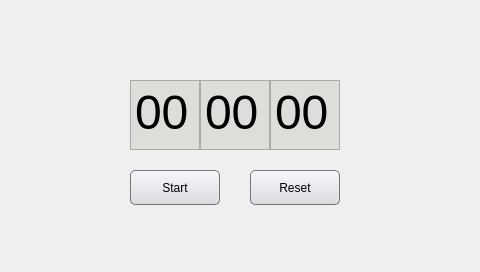
<?xml version="1.0" encoding="UTF-8"?>
<ui version="4.0">
 <class>MainWindow</class>
 <widget class="QMainWindow" name="MainWindow">
  <property name="geometry">
   <rect>
    <x>0</x>
    <y>0</y>
    <width>480</width>
    <height>272</height>
   </rect>
  </property>
  <property name="windowTitle">
   <string>MainWindow</string>
  </property>
  <widget class="QWidget" name="centralWidget">
   <widget class="QPushButton" name="startStopButton">
    <property name="geometry">
     <rect>
      <x>130</x>
      <y>170</y>
      <width>90</width>
      <height>35</height>
     </rect>
    </property>
    <property name="styleSheet">
     <string notr="true">QPushButton {
    background-color: qlineargradient(x1: 0, y1: 0, x2: 0, y2: 1, stop: 0 #f6f7fa, stop: 1 #dadbde);
    background-position:center;
    background-repeat: no-repeat;
    border: 1px solid #777;
    border-top-left-radius: 5px;
    border-bottom-left-radius: 5px;
    border-top-right-radius: 5px;
    border-bottom-right-radius: 5px; 
}

QPushButton:checked {
     background-color: qlineargradient(x1: 0, y1: 0, x2: 0, y2: 1, stop: 0 #e0ffc1, stop: 1 #7cfc00);
}

QPushButton:pressed {
     background-color: qlineargradient(x1: 0, y1: 0, x2: 0, y2: 1, stop: 0 #e0ffc1, stop: 1 #7cfc00);
}</string>
    </property>
    <property name="text">
     <string>Start</string>
    </property>
   </widget>
   <widget class="QPushButton" name="resetButton">
    <property name="geometry">
     <rect>
      <x>250</x>
      <y>170</y>
      <width>90</width>
      <height>35</height>
     </rect>
    </property>
    <property name="styleSheet">
     <string notr="true">QPushButton {
    background-color: qlineargradient(x1: 0, y1: 0, x2: 0, y2: 1, stop: 0 #f6f7fa, stop: 1 #dadbde);
    background-position:center;
    background-repeat: no-repeat;
    border: 1px solid #777;
    border-top-left-radius: 5px;
    border-bottom-left-radius: 5px;
    border-top-right-radius: 5px;
    border-bottom-right-radius: 5px; 
}

QPushButton:checked {
     background-color: qlineargradient(x1: 0, y1: 0, x2: 0, y2: 1, stop: 0 #e0ffc1, stop: 1 #7cfc00);
}

QPushButton:pressed {
     background-color: qlineargradient(x1: 0, y1: 0, x2: 0, y2: 1, stop: 0 #e0ffc1, stop: 1 #7cfc00);
}</string>
    </property>
    <property name="text">
     <string>Reset</string>
    </property>
   </widget>
   <widget class="QTextEdit" name="minutesText">
    <property name="geometry">
     <rect>
      <x>130</x>
      <y>80</y>
      <width>70</width>
      <height>70</height>
     </rect>
    </property>
    <property name="font">
     <font>
      <pointsize>36</pointsize>
      <bold>false</bold>
     </font>
    </property>
    <property name="tabletTracking">
     <bool>false</bool>
    </property>
    <property name="layoutDirection">
     <enum>Qt::LeftToRight</enum>
    </property>
    <property name="styleSheet">
     <string notr="true">background-color: rgb(222, 221, 218);</string>
    </property>
    <property name="verticalScrollBarPolicy">
     <enum>Qt::ScrollBarAlwaysOff</enum>
    </property>
    <property name="horizontalScrollBarPolicy">
     <enum>Qt::ScrollBarAlwaysOff</enum>
    </property>
    <property name="tabChangesFocus">
     <bool>false</bool>
    </property>
    <property name="readOnly">
     <bool>true</bool>
    </property>
    <property name="markdown">
     <string>00

</string>
    </property>
    <property name="html">
     <string>&lt;!DOCTYPE HTML PUBLIC &quot;-//W3C//DTD HTML 4.0//EN&quot; &quot;http://www.w3.org/TR/REC-html40/strict.dtd&quot;&gt;
&lt;html&gt;&lt;head&gt;&lt;meta name=&quot;qrichtext&quot; content=&quot;1&quot; /&gt;&lt;meta charset=&quot;utf-8&quot; /&gt;&lt;style type=&quot;text/css&quot;&gt;
p, li { white-space: pre-wrap; }
&lt;/style&gt;&lt;/head&gt;&lt;body style=&quot; font-family:'Ubuntu'; font-size:36pt; font-weight:400; font-style:normal;&quot;&gt;
&lt;p style=&quot; margin-top:0px; margin-bottom:0px; margin-left:0px; margin-right:0px; -qt-block-indent:0; text-indent:0px;&quot;&gt;00&lt;/p&gt;&lt;/body&gt;&lt;/html&gt;</string>
    </property>
    <property name="tabStopDistance">
     <double>80.000000000000000</double>
    </property>
    <property name="acceptRichText">
     <bool>false</bool>
    </property>
    <property name="placeholderText">
     <string>00</string>
    </property>
   </widget>
   <widget class="QTextEdit" name="secondsText">
    <property name="geometry">
     <rect>
      <x>200</x>
      <y>80</y>
      <width>70</width>
      <height>70</height>
     </rect>
    </property>
    <property name="font">
     <font>
      <pointsize>36</pointsize>
      <bold>false</bold>
     </font>
    </property>
    <property name="tabletTracking">
     <bool>false</bool>
    </property>
    <property name="styleSheet">
     <string notr="true">background-color: rgb(222, 221, 218);</string>
    </property>
    <property name="verticalScrollBarPolicy">
     <enum>Qt::ScrollBarAlwaysOff</enum>
    </property>
    <property name="horizontalScrollBarPolicy">
     <enum>Qt::ScrollBarAlwaysOff</enum>
    </property>
    <property name="tabChangesFocus">
     <bool>false</bool>
    </property>
    <property name="readOnly">
     <bool>true</bool>
    </property>
    <property name="markdown">
     <string>00

</string>
    </property>
    <property name="html">
     <string>&lt;!DOCTYPE HTML PUBLIC &quot;-//W3C//DTD HTML 4.0//EN&quot; &quot;http://www.w3.org/TR/REC-html40/strict.dtd&quot;&gt;
&lt;html&gt;&lt;head&gt;&lt;meta name=&quot;qrichtext&quot; content=&quot;1&quot; /&gt;&lt;meta charset=&quot;utf-8&quot; /&gt;&lt;style type=&quot;text/css&quot;&gt;
p, li { white-space: pre-wrap; }
&lt;/style&gt;&lt;/head&gt;&lt;body style=&quot; font-family:'Ubuntu'; font-size:36pt; font-weight:400; font-style:normal;&quot;&gt;
&lt;p style=&quot; margin-top:0px; margin-bottom:0px; margin-left:0px; margin-right:0px; -qt-block-indent:0; text-indent:0px;&quot;&gt;00&lt;/p&gt;&lt;/body&gt;&lt;/html&gt;</string>
    </property>
    <property name="acceptRichText">
     <bool>false</bool>
    </property>
    <property name="placeholderText">
     <string>00</string>
    </property>
   </widget>
   <widget class="QTextEdit" name="hundredthsText">
    <property name="geometry">
     <rect>
      <x>270</x>
      <y>80</y>
      <width>70</width>
      <height>70</height>
     </rect>
    </property>
    <property name="font">
     <font>
      <pointsize>36</pointsize>
      <bold>false</bold>
     </font>
    </property>
    <property name="tabletTracking">
     <bool>false</bool>
    </property>
    <property name="styleSheet">
     <string notr="true">background-color: rgb(222, 221, 218);</string>
    </property>
    <property name="verticalScrollBarPolicy">
     <enum>Qt::ScrollBarAlwaysOff</enum>
    </property>
    <property name="horizontalScrollBarPolicy">
     <enum>Qt::ScrollBarAlwaysOff</enum>
    </property>
    <property name="tabChangesFocus">
     <bool>false</bool>
    </property>
    <property name="readOnly">
     <bool>true</bool>
    </property>
    <property name="markdown">
     <string>00

</string>
    </property>
    <property name="html">
     <string>&lt;!DOCTYPE HTML PUBLIC &quot;-//W3C//DTD HTML 4.0//EN&quot; &quot;http://www.w3.org/TR/REC-html40/strict.dtd&quot;&gt;
&lt;html&gt;&lt;head&gt;&lt;meta name=&quot;qrichtext&quot; content=&quot;1&quot; /&gt;&lt;meta charset=&quot;utf-8&quot; /&gt;&lt;style type=&quot;text/css&quot;&gt;
p, li { white-space: pre-wrap; }
&lt;/style&gt;&lt;/head&gt;&lt;body style=&quot; font-family:'Ubuntu'; font-size:36pt; font-weight:400; font-style:normal;&quot;&gt;
&lt;p style=&quot; margin-top:0px; margin-bottom:0px; margin-left:0px; margin-right:0px; -qt-block-indent:0; text-indent:0px;&quot;&gt;00&lt;/p&gt;&lt;/body&gt;&lt;/html&gt;</string>
    </property>
    <property name="acceptRichText">
     <bool>false</bool>
    </property>
    <property name="placeholderText">
     <string>00</string>
    </property>
   </widget>
  </widget>
 </widget>
 <layoutdefault spacing="6" margin="11"/>
 <resources/>
 <connections/>
</ui>
